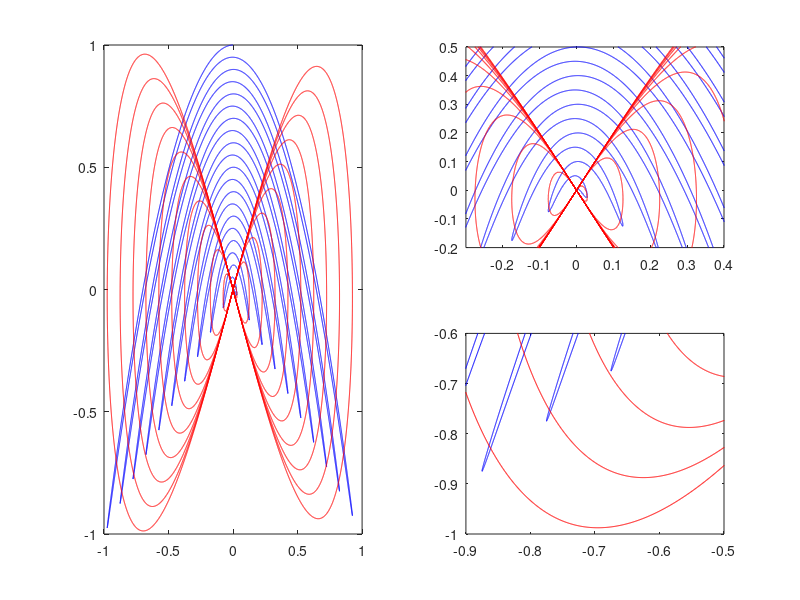

This figure's MATLAB source:
% Setting axes.
clear all
close all

t = 0:0.001:20*pi;

x  = t.*sin(t)/max(t);
yb = t.*cos(2*t)/max(t);
yr = t.*sin(2*t)/max(t);

figure(1);

subplot(1, 2, 1);
plot(x, yb, 'b'); 
hold on;
plot(x, yr, 'r');
axis([-1 1 -1 1]);

subplot(2, 2, 2);
plot(x, yb, 'b'); 
hold on;
plot(x, yr, 'r');
axis([-0.3 0.4 -0.2 0.5]);

subplot(2, 2, 4);
plot(x, yb, 'b'); 
hold on;
plot(x, yr, 'r');
axis([-0.9 -0.5 -1 -0.6]);

